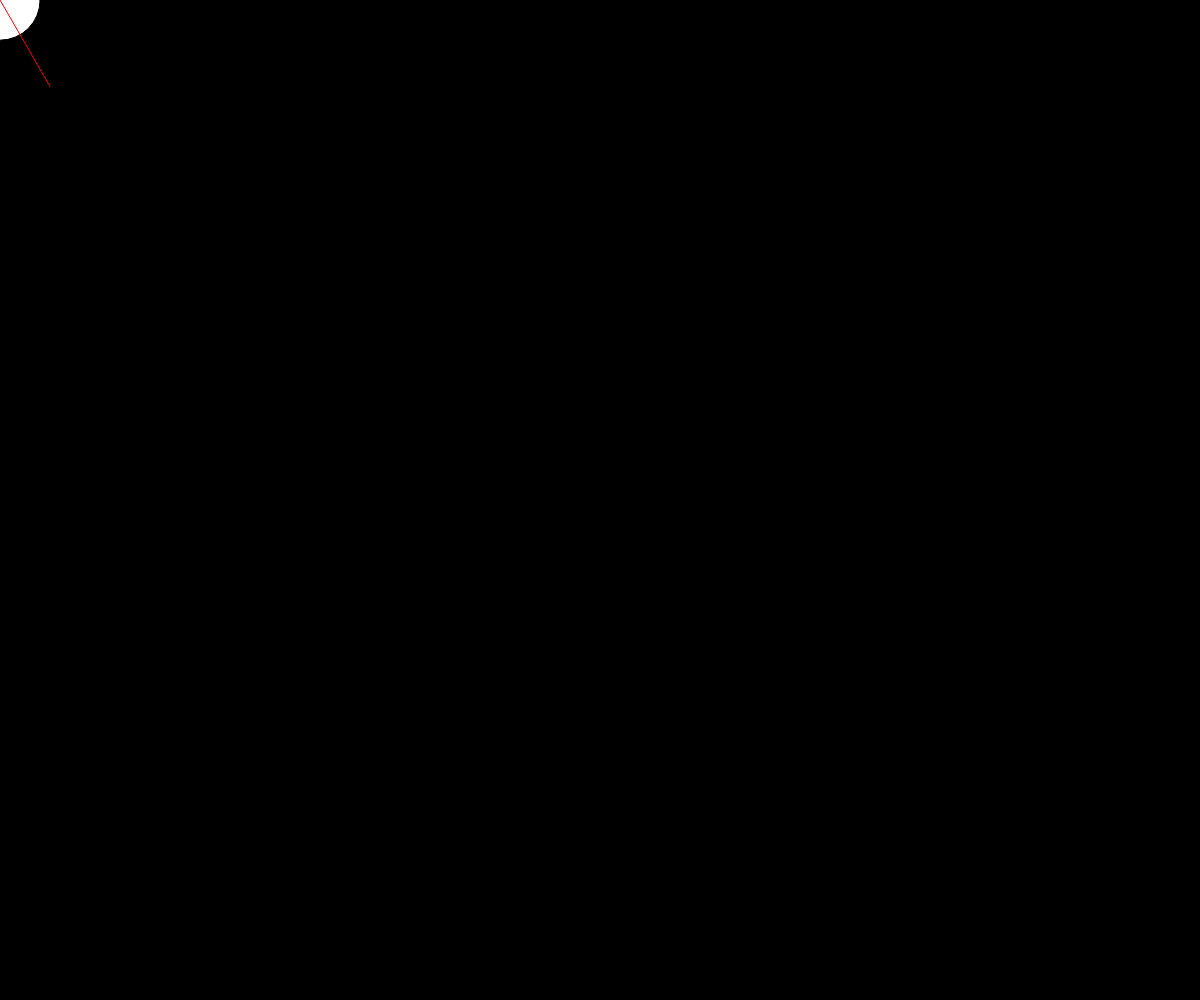
Frame 1 (no input)
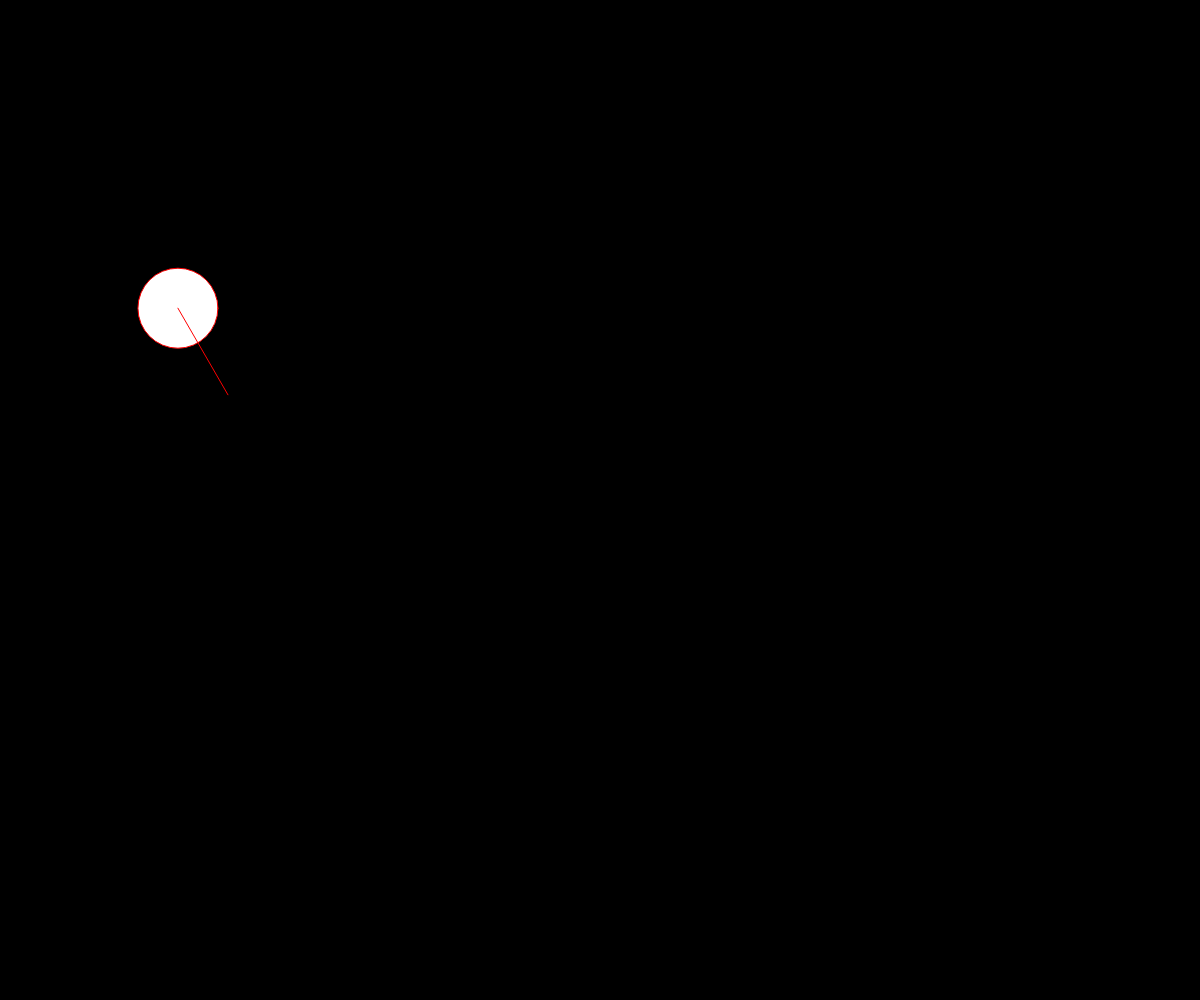
Frame 60 (no input)
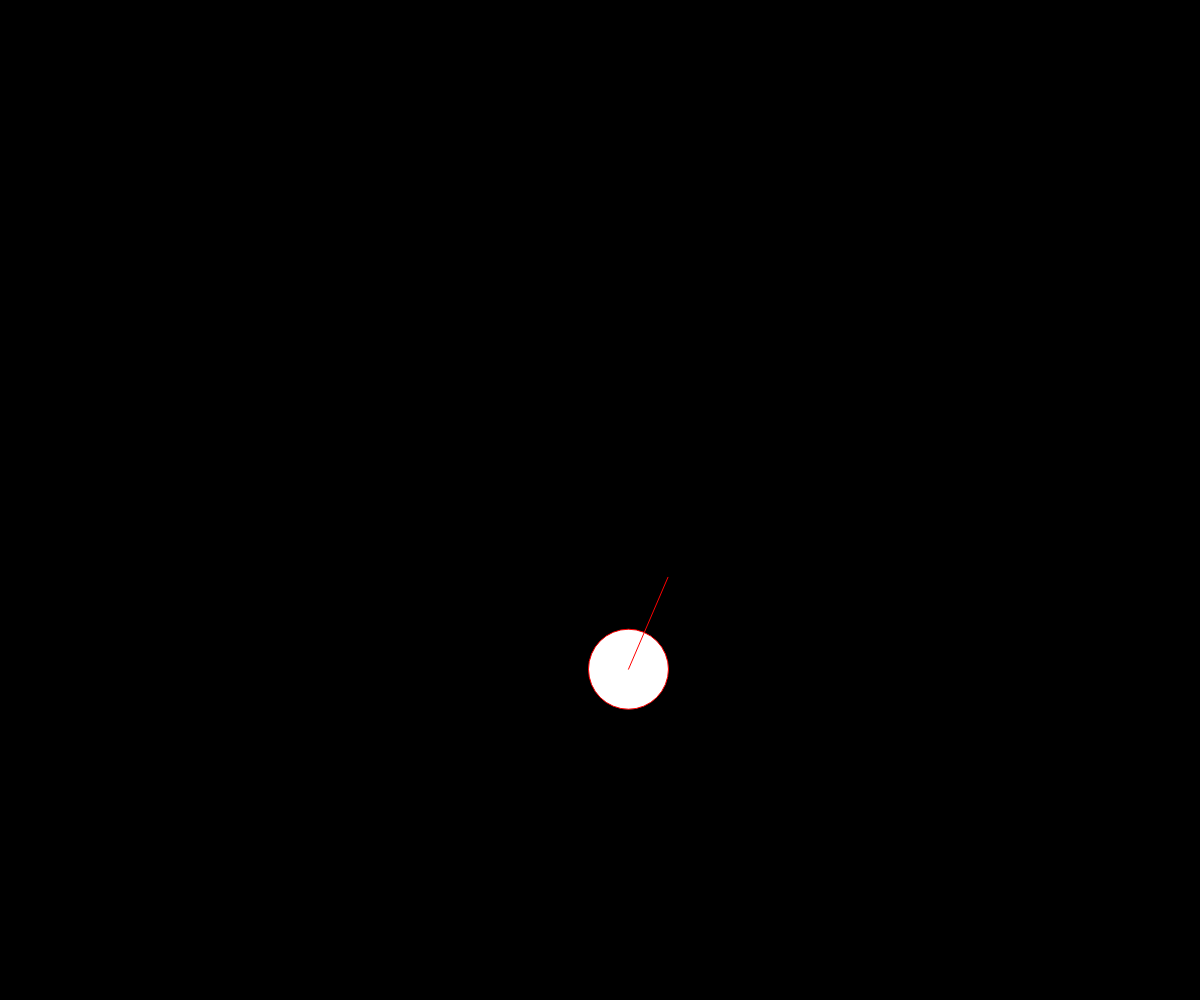
Frame 120 (the mouse pressed at the canvas centre since frame 60)

The p5.js sketch that drew these frames (run headless with seeded random() and noise() and a simulated clock; from frame 60 on, the mouse is pressed at the canvas centre):

// p5.js sketch
// ── sketch.js
const G = 700;

const ball = {
	x: 0,
	y: 0,
	speed: {
		x: 0,
		y: 0,
	},
	acceleration: {
		x: 10,
		y: G,
	},
	radius: 40,
	angleOfMovement: 60 * (Math.PI / 180),
	update(dt) {
		const acceleration = Math.sqrt(Math.pow(this.acceleration.x, 2) + Math.pow(this.acceleration.y, 2));
		this.speed.x += Math.cos(this.angleOfMovement) * acceleration * dt;
		this.speed.y += Math.sin(this.angleOfMovement) * acceleration * dt;

		const speed = Math.sqrt(Math.pow(this.speed.x, 2) + Math.pow(this.speed.y, 2));
		this.x += Math.cos(this.angleOfMovement) * speed * dt;
		this.y += Math.sin(this.angleOfMovement) * speed * dt;
	},
	bounce() {
		this.angleOfMovement = this.angleOfMovement + 90;
	}
}

function setup() {
	createCanvas(windowWidth , windowHeight);
}

function draw() {
	background(0);
	fill('#fff');

	ball.update(deltaTime / 1000);
	if (ball.x + 2*ball.radius > windowWidth)	{
		ball.x = windowWidth - 2*ball.radius;
		ball.bounce();
	} else if ((ball.y + 2*ball.radius > windowHeight)) {
		ball.y = windowHeight - 2*ball.radius;
		ball.bounce();
	} else if (ball.y < 0) {
		ball.y = 0;
		ball.bounce();
	} else if (ball.x < 0) {
		ball.x = 0;
		ball.bounce();
	}

	circle(ball.x, ball.y, 2*ball.radius);
	stroke(255, 0, 0);
	line(
		ball.x, 
		ball.y, 
		ball.x + Math.cos(ball.angleOfMovement) * 100,
		ball.y + Math.sin(ball.angleOfMovement) * 100
	);
}

function windowResized() {
	resizeCanvas(windowWidth, windowHeight);
}
